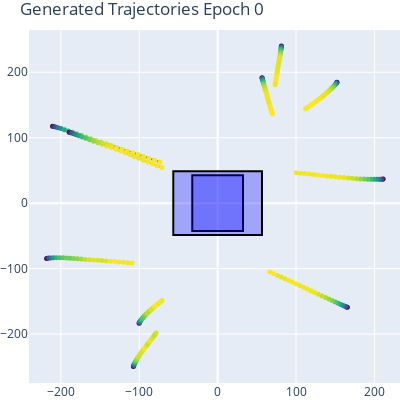

Here is the notebook cell this chart was saved with:
### Code cell
from src.mouseGAN.model_config import Config, LR_SCHEDULERS, LOSS_FUNC, C_D_lrScheduler, C_G_lrScheduler, C_MiniBatchDisc, C_Discriminator, C_Generator
from src.mouseGAN.models import MouseGAN
from src.mouseGAN.experimentTracker import initialize_wandb

import wandb

LOAD_PRETRAINED = False

num_epochs = 100
num_feats = train_trajs[0].shape[1]
latent_dim = 100
num_target_feats = 4 # width, height, start_x, start_y
MAX_SEQ_LEN = train_trajs[0].shape[0]

D_config = C_Discriminator(lr=0.0001, bidirectional=True, hidden_units=128, num_layers=4, useEndDeviationLoss=True)
G_config = C_Generator(lr=0.0001, hidden_units=128, useOutsideTargetLoss=True, drop_prob=0.5)

config = Config(num_epochs, BATCH_SIZE, num_feats, latent_dim, num_target_feats, MAX_SEQ_LEN,
                discriminator=D_config, generator=G_config, locationMSELoss = False)

run = initialize_wandb(config)
device = torch.device("cuda" if torch.cuda.is_available() else "cpu")
gan = MouseGAN(dataset, trainDataloader, testDataloader, device, config, verbose=True)
if LOAD_PRETRAINED:
    gan.loadPretrained(startingEpoch='final')

gan.train(modelSaveInterval=3, catchErrors=False)

wandb.finish()
